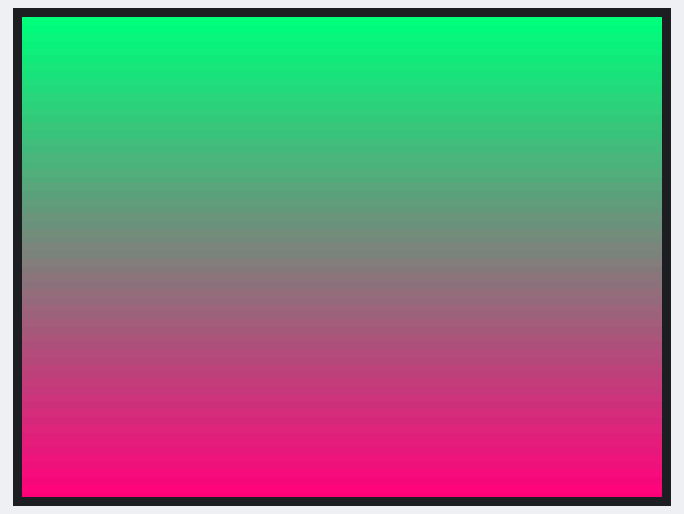
Bench run of a sketch on a simulated Arduino Uno, built for the host (arithmetic inside an expression is 32-bit, double 64-bit). On the bench: 320×240 colour display.

Above: at 3.9 s.

The sketch:

Main.ino
```cpp
#include <SPI.h>
#include <Adafruit_GFX.h>
#include <Adafruit_ILI9341.h>

// ─────────────────────────────
// TFT ILI9341 (SPI principal)
// ─────────────────────────────
#define TFT_CS   10
#define TFT_DC    3
#define TFT_RST   2

#define TFT_MOSI  7
#define TFT_MISO  5
#define TFT_SCK   6

Adafruit_ILI9341 tft = Adafruit_ILI9341(
  TFT_CS, TFT_DC, TFT_MOSI, TFT_SCK, TFT_MISO, TFT_RST
);

void setup() {
  // SPI principal pour l’écran
  SPI.begin(TFT_SCK, TFT_MISO, TFT_MOSI);

  tft.begin();
  tft.setRotation(1);  // paysage = 320x240
  tft.fillScreen(ILI9341_BLACK);

  delay(200);
}

// ─────────────────────────────
// Test couleurs plein écran
// ─────────────────────────────
void testColors() {
  tft.fillScreen(ILI9341_RED);     delay(400);
  tft.fillScreen(ILI9341_GREEN);   delay(400);
  tft.fillScreen(ILI9341_BLUE);    delay(400);
  tft.fillScreen(ILI9341_YELLOW);  delay(400);
  tft.fillScreen(ILI9341_CYAN);    delay(400);
  tft.fillScreen(ILI9341_MAGENTA); delay(400);
  tft.fillScreen(ILI9341_WHITE);   delay(400);

  // Dégradé vertical 320 × 240
  for (int y = 0; y < 240; y++) {
    uint16_t c = tft.color565(
      map(y, 0, 240, 0, 255),
      map(y, 0, 240, 255, 0),
      120
    );
    tft.drawFastHLine(0, y, 320, c);
  }

  delay(800);
}

void loop() {
  testColors();
}
```

Measured:
- what the display in image 0 shows lasts 0.8 s, from 3.8 s to 4.6 s
